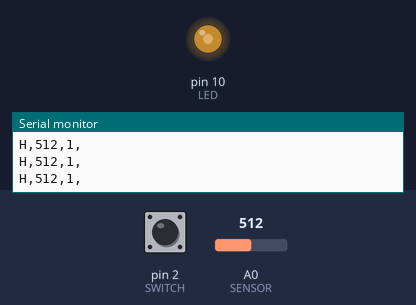
A sketch run on a simulated Arduino Uno, built with avr-gcc and run on an emulated ATmega328P. On the bench: output pins drawn as LEDs (lit = HIGH), the last lines printed to the serial monitor. The inputs (shaded band) are chosen by the test bench; at power-on: A0 (SENSOR) = 512, pin 2 (SWITCH) HIGH.

Above: at 1.2 s.
1.3 s: A0 (SENSOR) set to 716
At 2.3 s:
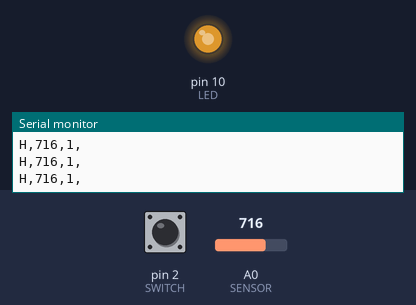
2.8 s: A0 (SENSOR) set to 900
At 4.0 s:
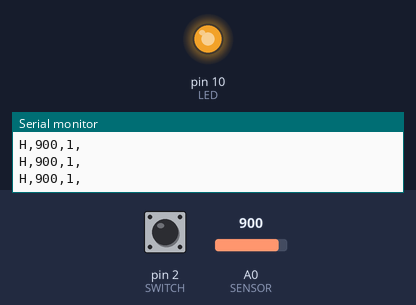
4.3 s: A0 (SENSOR) set to 122
At 5.0 s:
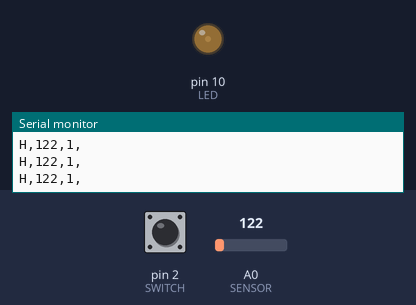
5.8 s: A0 (SENSOR) set to 0
At 7.0 s:
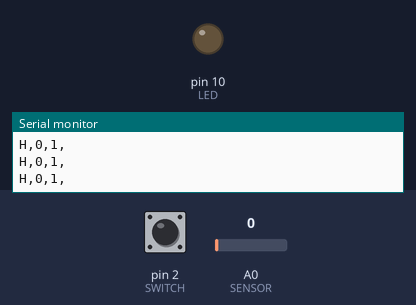
Timing chart, 0 to 8.3 s (numbered marks = the images above; inputs shaded):
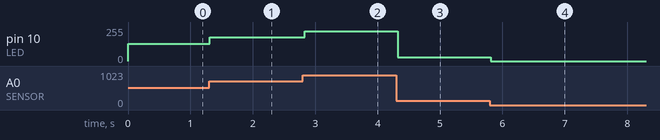

Measured:
- after the input at 1.3 s, pin 10 (LED): 128/255 → 179/255 at once
- after the input at 2.8 s, pin 10 (LED): 179/255 → 225/255 at once
- after the input at 4.3 s, pin 10 (LED): 225/255 → 30/255 at once
- after the input at 5.8 s, pin 10 (LED): 30/255 → 0/255 at once

The sketch:

2sensortest.ino
```cpp
const int SENSOR = A0; //sensor hooked up to analog pin A0
const int SWITCH = 2;
const int LED = 10;
int sensor_val = 0;
int switch_val = 0;

void setup() {
  pinMode (SENSOR, INPUT);
  pinMode (LED, OUTPUT);
  pinMode (SWITCH, INPUT_PULLUP);
  Serial.begin(115200); // Start serial communication at 9600 baud
}

void loop() {
  sensor_val = analogRead(SENSOR); //read sensor and assign to variable called val
  switch_val = digitalRead(SWITCH);
  analogWrite(LED, sensor_val/4);

  Serial.print('H'); // unique header to identify start of message
  Serial.print(",");
  Serial.print(sensor_val,DEC);
  Serial.print(",");
  Serial.print(switch_val,DEC);
  Serial.print(",");  // note that a comma is sent after the last field
  Serial.println();  // send a cr/lf

  delay(30); // Wait 100 milliseconds
}
```
